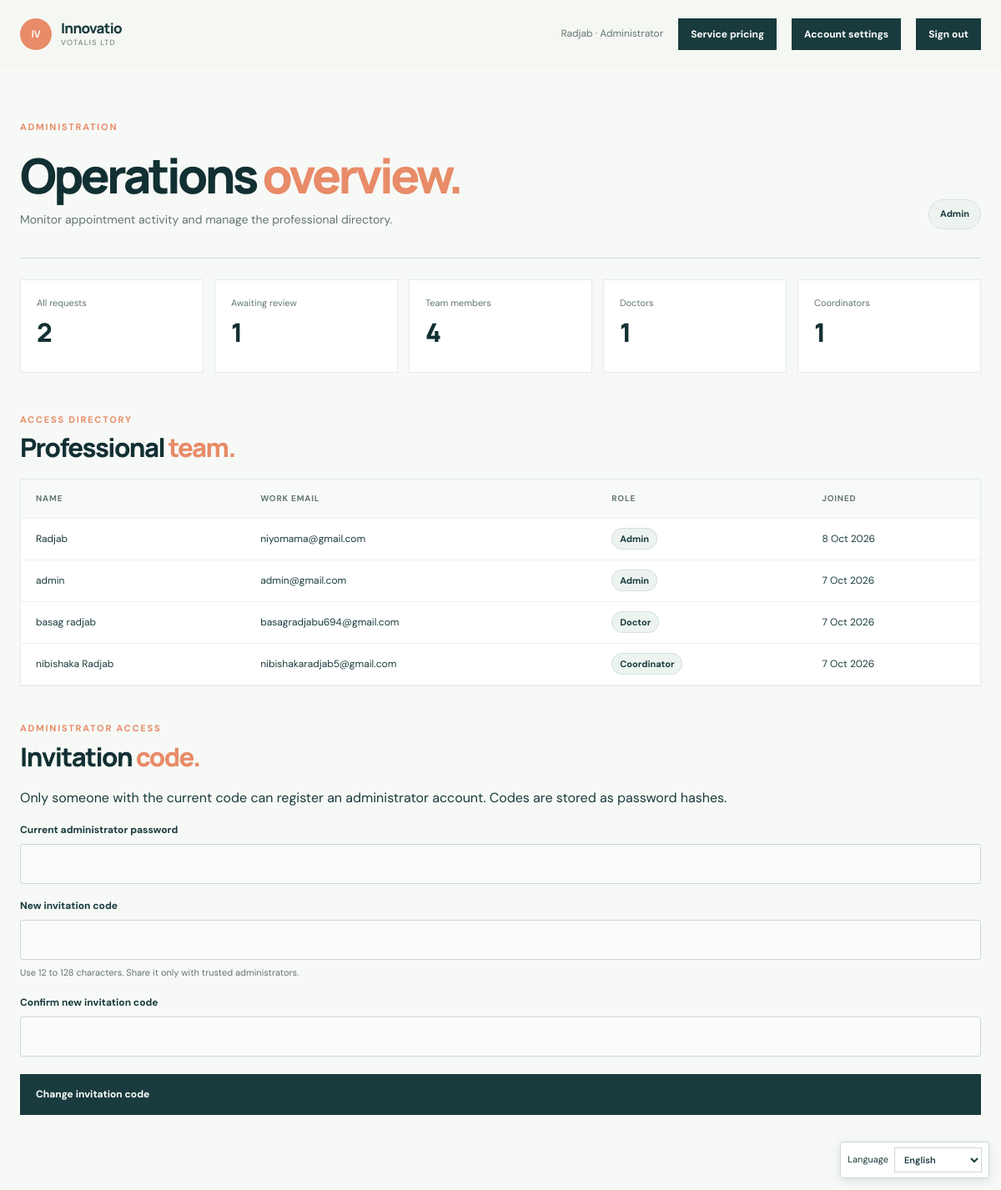
Page /adminpage.php (signed in) on the committed database.
### tables this page shows
CREATE TABLE staff_users (
    id CHAR(36) PRIMARY KEY,
    full_name VARCHAR(120) NOT NULL,
    email VARCHAR(254) NOT NULL UNIQUE,
    password_hash VARCHAR(255) NOT NULL,
    role ENUM('admin', 'doctor', 'coordinator') NOT NULL DEFAULT 'coordinator',
    created_at TIMESTAMP NOT NULL DEFAULT CURRENT_TIMESTAMP
);

### auth.php (called while the page is built, shortened)
<?php
function professional(): ?array
{
    return $_SESSION['professional'] ?? null;
}
function require_role(string $role): array
{
    $account = professional();
    return $account;
}

### adminpage.php (the view, shortened to what this page needs)
<?php
require_once __DIR__ . '/auth.php';
$account = require_role('admin');
$pdo = db();
$stats = [
    'appointments' => (int) $pdo->query('SELECT COUNT(*) FROM appointment_requests')->fetchColumn(),
    'new' => (int) $pdo->query("SELECT COUNT(*) FROM appointment_requests WHERE status = 'new'")->fetchColumn(),
    'staff' => (int) $pdo->query('SELECT COUNT(*) FROM staff_users')->fetchColumn(),
    'doctors' => (int) $pdo->query("SELECT COUNT(*) FROM staff_users WHERE role = 'doctor'")->fetchColumn(),
    'coordinators' => (int) $pdo->query("SELECT COUNT(*) FROM staff_users WHERE role = 'coordinator'")->fetchColumn(),
];
$staff = $pdo->query('SELECT full_name, email, role, created_at FROM staff_users ORDER BY created_at DESC LIMIT 50')->fetchAll();
?>
<!doctype html>
<html lang="en"><head><link rel="stylesheet" href="assets/css/styles.css"></head>
<body class="dashboard-page"><?php require __DIR__ . '/matrix-loader.php'; ?><header class="site-header"><div class="container nav-wrap"><a class="brand" href="index.php"><span class="brand-mark">IV</span><span><strong>Innovatio</strong><small>Votalis Ltd</small></span></a><div class="dashboard-user"><span><?= htmlspecialchars($account['name'] ?? $account['email']) ?> · Administrator</span><a class="button button-small" href="service-pricing.php">Service pricing</a><a class="button button-small" href="account-settings.php">Account settings</a><a class="button button-small" href="logout.php">Sign out</a></div></div></header>
<main class="dashboard-main container"><div class="dashboard-heading"><div><p class="eyebrow">Administration</p><h1>Operations <em>overview.</em></h1><p>Monitor appointment activity and manage the professional directory.</p></div><span class="role-badge">Admin</span></div>
<section class="stat-grid" aria-label="Platform totals"><article class="stat-card"><span>All requests</span><strong><?= $stats['appointments'] ?></strong></article><article class="stat-card"><span>Awaiting review</span><strong><?= $stats['new'] ?></strong></article><article class="stat-card"><span>Team members</span><strong><?= $stats['staff'] ?></strong></article><article class="stat-card"><span>Doctors</span><strong><?= $stats['doctors'] ?></strong></article><article class="stat-card"><span>Coordinators</span><strong><?= $stats['coordinators'] ?></strong></article></section>
<section class="dashboard-section"><div class="dashboard-section-heading"><div><p class="eyebrow">Access directory</p><h2>Professional <em>team.</em></h2></div></div><div class="table-wrap"><table><thead><tr><th>Name</th><th>Work email</th><th>Role</th><th>Joined</th></tr></thead><tbody><?php foreach ($staff as $member): ?><tr><td><?= htmlspecialchars($member['full_name']) ?></td><td><?= htmlspecialchars($member['email']) ?></td><td><span class="role-badge role-badge-inline"><?= htmlspecialchars(ucfirst($member['role'])) ?></span></td><td><?= htmlspecialchars(date('j M Y', strtotime($member['created_at']))) ?></td></tr><?php endforeach; ?><?php if (!$staff): ?><tr><td colspan="4">No professional accounts found.</td></tr><?php endif; ?></tbody></table></div></section>
<section class="dashboard-section"><div class="dashboard-section-heading"><div><p class="eyebrow">Administrator access</p><h2>Invitation <em>code.</em></h2></div></div>
<p>Only someone with the current code can register an administrator account. Codes are stored as password hashes.</p>
<form class="auth-form" method="post" action="admin-invite-settings.php"><input type="hidden" name="csrf_token" value="<?= htmlspecialchars(csrf_token(), ENT_QUOTES, 'UTF-8') ?>"><label>Current administrator password<input type="password" name="current_password" required autocomplete="current-password"></label><label>New invitation code<input type="password" name="new_code" minlength="12" maxlength="128" required autocomplete="new-password"><small>Use 12 to 128 characters. Share it only with trusted administrators.</small></label><label>Confirm new invitation code<input type="password" name="new_code_confirm" minlength="12" maxlength="128" required autocomplete="new-password"></label><button class="button" type="submit">Change invitation code</button></form>
</section>
</main><script src="assets/js/matrix-loader.js" defer></script></body></html>

### matrix-loader.php (shortened to what this page needs)
<div class="site-transition" data-transition-loader aria-hidden="true">
    <div class="site-transition-card" role="status" aria-live="polite">
    </div>
</div>

### rows in the picture
staff_users: full_name "Radjab", email "niyomama@gmail.com", role "Admin", created_at "8 Oct 2026"
staff_users: full_name "admin", email "admin@gmail.com", role "Admin", created_at "7 Oct 2026"
staff_users: full_name "basag radjab", email "basagradjabu694@gmail.com", role "Doctor", created_at "7 Oct 2026"
staff_users: full_name "nibishaka Radjab", email "nibishakaradjab5@gmail.com", role "Coordinator", created_at "7 Oct 2026"

### other values in the picture
$stats['appointments'] "2"
$stats['new'] "1"
$stats['staff'] "4"
$stats['doctors'] "1"
$stats['coordinators'] "1"
